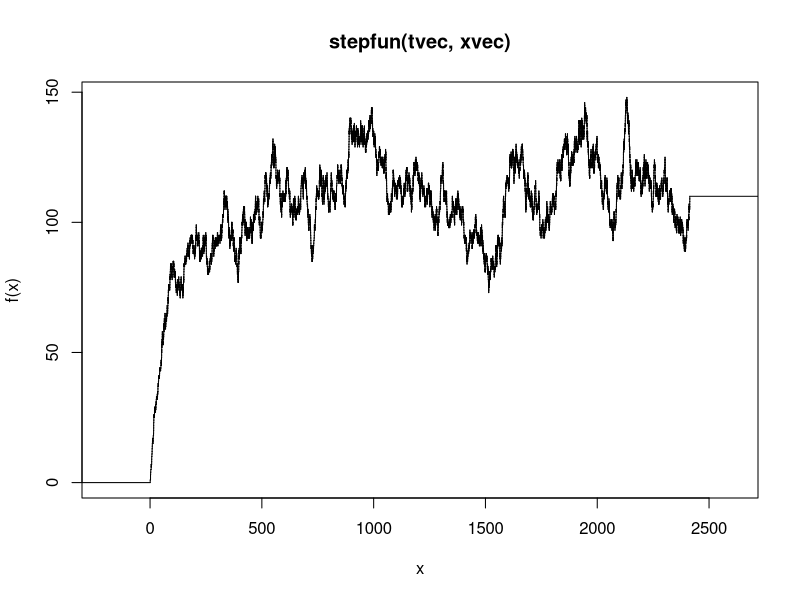
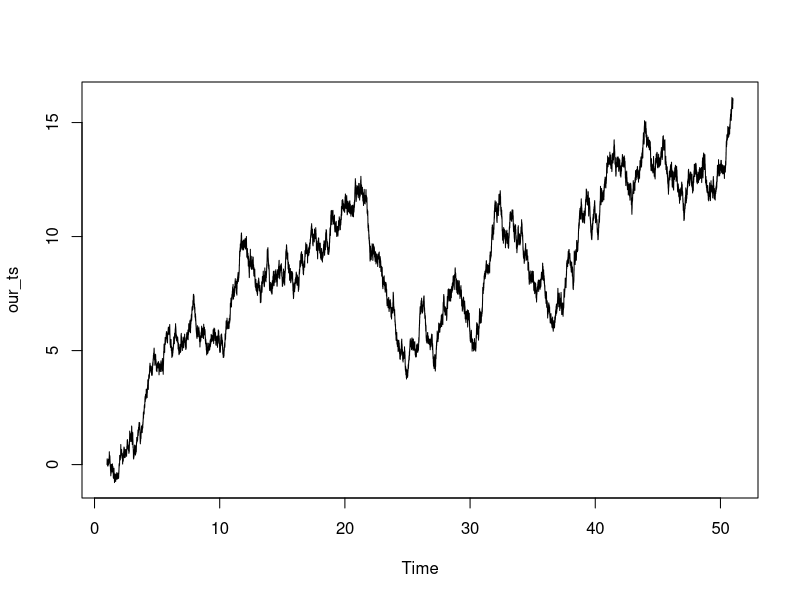

Here is the R script that generated these plots, in order: (Note: this script raises an error after producing the figures.)
## ---- chunk 1
knitr::opts_chunk$set(echo = TRUE)
## ---- chunk 2
imdeath_birth <- function(n=200000, x0=0, lambda=1, mu=0.9, beta= 0.3)
  {
    xvec = vector("numeric",n+1)
    tvec = vector("numeric",n)
    t = 0
    x = x0
    xvec[1] <- x
    for(i in 1:n) {
    t = t+rexp(1,lambda+x*mu+x*beta)
    if ( runif(1,0,1) < (lambda+(x*beta))/(lambda+x*mu+x*beta)) #sum of poisson is ~ poisson with mean the sum of the means
      x <- x+1
    
      else
      x <- x-1
      xvec[i+1] <- x
      tvec[i] <- t
    
    }
stepfun(tvec, xvec)
}

plot(imdeath_birth(10000,0,1,0.02,0.01))

###############################################################################

rdiff <- function(afun, bfun, x0 = 0, t = 50, dt = 0.01,
...)
{
n <- t/dt
xvec <- vector("numeric", n)
x <- x0
sdt <- sqrt(dt)
for(i in 1:n) {
  t <- i*dt
  x <- x + afun(x,...)*dt +
  bfun(x,...)*rnorm(1,0,sdt)
  xvec[i] <- x
  }
ts (xvec, deltat = dt)
}





afun <- function(x,lambda,mu)
{
  lambda-mu*x
}
  bfun <- function(x,lambda,mu)
{
sqrt(lambda+mu*x)
  }
our_ts <-rdiff(afun,bfun,lambda=1,mu=0.1,dt=0.0001,t=50)
length(our_ts)
length(our_ts[floor(length(our_ts)/2):length(our_ts)])
plot(our_ts)
lambda/mu-mean(our_ts[floor(length(our_ts)/2):length(our_ts)]) #means
lambda/mu-var(rdiff(afun,bfun,lambda=1,mu=0.1,t=50)) #variances

